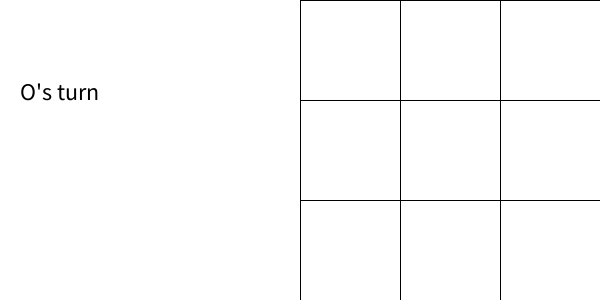
Frame 1 (no input)
Frame 60 (the mouse pressed at the canvas centre just before this capture): identical to frame 1, image omitted
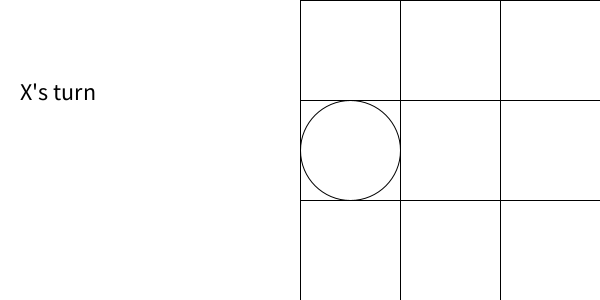
Frame 120 (the mouse held since frame 60 and released just before this capture)

The Processing sketch that drew these frames (run headless with seeded random() and noise(); from frame 60 on, the mouse is pressed at the canvas centre):

// Processing sketch: tictactoe
// ── tictactoe.pde
int [][] board;
boolean [][] clicked;
String winner;
int size = 3;
int turn = 1;

boolean player1 = true;
boolean player1Wins, player2Wins = false;
boolean tie = true;
boolean gameOver = false;

void setup(){
  size(600,300);
  textSize(24);
  
  board = new int[size][size];
  clicked = new boolean[size][size];
  
  for(int i = 0; i<size; i++){
    for(int j = 0; j<size; j++){  
      board[i][j] = 0;
      clicked[i][j] = false;
    }
  }
}

void draw(){
  background(255);
  
  if(!gameOver){
  for(int i = 0; i<size; i++){
    for(int j = 0; j<size; j++){  
      noFill();
      rect(300 + i*100, j*100, 100, 100);
      
      if(board[i][j] == 1){
        ellipse(350 + i*100, j*100 + 50, 100, 100);
      }
      
      if(board[i][j] == 2){
        line(300+i*100, j*100,i*100+400, j*100 + 100); 
        line(400+i*100, j*100,i*100+300, j*100 + 100);
      }
    }
  }
  }
  checkWinner();
  checkForTie();
  
  if(player1Wins){
    winner = "O's ";
  }else if(player2Wins){
    winner = "X's ";  
  }else if(tie){
    gameOver = true;
    text("It's a tie!", width*0.4, height*0.5);
  }
  
  if(player1Wins || player2Wins){
    gameOver = true;
    text(winner + "Wins!!!", width*0.4, height*0.5);
  }
  
  fill(0);
  if(player1){
    text("O's turn", 20, 100);
  }else{
    text("X's turn", 20, 100);
  }
}

void checkForTie(){
  for(int i = 0; i<size; i++){
    for(int j = 0; j<size; j++){  
      if(board[i][j] == 0 || (player1Wins == true || player2Wins == true)){
        tie = false;
      }else{
        tie = true;
      }
    }
  }
}

void checkWinner(){
  if(board[0][0] == 1 && board[1][1] == 1 && board[2][2] == 1){
    player1Wins = true;
  }else if(board[0][0] == 2 && board[1][1] == 2 && board[2][2] == 2){
    player2Wins = true;  
  }
  if(board[0][2] == 1 && board[1][1] == 1 && board[2][0] == 1){
    player1Wins = true; 
  }else if(board[0][2] == 2 && board[1][1] == 2 && board[2][0] == 2){
    player2Wins = true; 
  }
  
  for(int i = 0; i< size; i++){
    //check rows for a winner 
    if(board[0][i] == 1 && board[1][i] == 1 && board[2][i] == 1){
      player1Wins = true; 
    }else if(board[0][i] == 2 && board[1][i] == 2 && board[2][i] == 2){
      player2Wins = true; 
    }
    
    //check columns for a winner 
    if(board[i][0] == 1 && board[i][1] == 1 && board[i][2] == 1){
      player1Wins = true; 
    }else if(board[i][0] == 2 && board[i][1] == 2 && board[i][2] == 2){
      player2Wins = true; 
    }
  }
}

void mousePressed(){
  for(int i = 0; i<size; i++){
    for(int j = 0; j<size; j++){  
      if(clicked[i][j] == false){
      if(mouseX>=300+i*100 && mouseX<=(300 + (i+1)*100) && mouseY>=j*100 && mouseY<=(j+1)*100){
          clicked[i][j] = true;
          board[i][j] = 1;
          if(player1){
            board[i][j] = 1;
          }else{
            board[i][j] = 2;
          }
          player1 = !player1;
        }
      }
    }
  }
}
